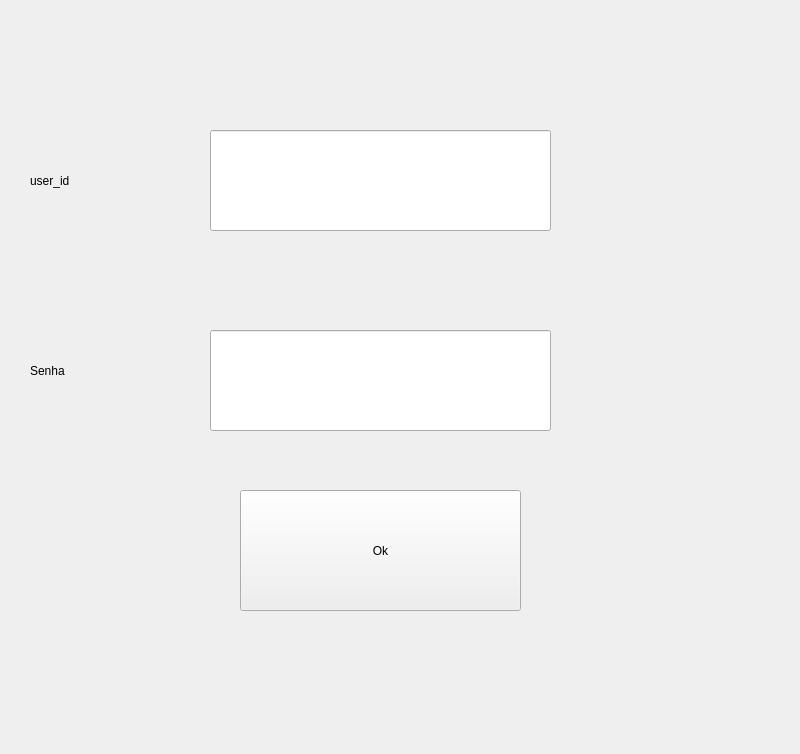
<?xml version="1.0" encoding="UTF-8"?>
<ui version="4.0">
 <class>MainWindow</class>
 <widget class="QMainWindow" name="MainWindow">
  <property name="geometry">
   <rect>
    <x>0</x>
    <y>0</y>
    <width>800</width>
    <height>754</height>
   </rect>
  </property>
  <property name="windowTitle">
   <string>MainWindow</string>
  </property>
  <widget class="QWidget" name="centralWidget">
   <widget class="QLabel" name="label">
    <property name="geometry">
     <rect>
      <x>30</x>
      <y>160</y>
      <width>131</width>
      <height>41</height>
     </rect>
    </property>
    <property name="text">
     <string>user_id</string>
    </property>
   </widget>
   <widget class="QLabel" name="label_2">
    <property name="geometry">
     <rect>
      <x>30</x>
      <y>350</y>
      <width>141</width>
      <height>41</height>
     </rect>
    </property>
    <property name="text">
     <string>Senha</string>
    </property>
   </widget>
   <widget class="QPushButton" name="pushButton">
    <property name="geometry">
     <rect>
      <x>240</x>
      <y>490</y>
      <width>281</width>
      <height>121</height>
     </rect>
    </property>
    <property name="text">
     <string>Ok</string>
    </property>
   </widget>
   <widget class="QLineEdit" name="matricula">
    <property name="geometry">
     <rect>
      <x>210</x>
      <y>130</y>
      <width>341</width>
      <height>101</height>
     </rect>
    </property>
   </widget>
   <widget class="QLineEdit" name="password">
    <property name="geometry">
     <rect>
      <x>210</x>
      <y>330</y>
      <width>341</width>
      <height>101</height>
     </rect>
    </property>
   </widget>
  </widget>
 </widget>
 <layoutdefault spacing="6" margin="11"/>
 <resources/>
 <connections/>
</ui>
